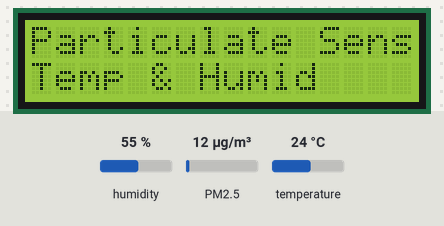
Bench run of a sketch on a simulated ESP8266 (Wemos D1 mini). Parts: 16×2 character LCD. Inputs (shaded band) come from the test bench; at power-on: humidity 55 %, PM2.5 12 µg/m³, temperature 24 °C. WiFi joins after 1.5 s; servers stay silent unless stated; what the sketch prints to the serial monitor is not drawn.

Above: at 1.6 s.
At 6.9 s:
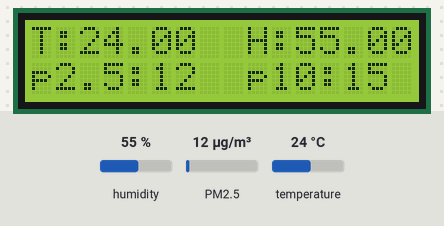

Measured:
- what the display in image 0 shows lasts 5.3 s, from 1.6 s to 6.9 s

The sketch:

WEMOS_OLED_ThingSpeak_SHT21_PMSa005.ino
```cpp
#include <ESP8266WiFi.h>
#include <SHT21.h>
#include <Wire.h>
#include "Adafruit_PM25AQI.h"
#include <SoftwareSerial.h>
#include<LiquidCrystal_I2C.h>

Adafruit_PM25AQI aqi = Adafruit_PM25AQI();
SoftwareSerial pmSerial(2, 3);
SHT21 sht;
LiquidCrystal_I2C lcd(0x27, 16, 2);

// Wi-Fi Settings
const char* ssid = "YOUR_SSID"; // your wireless network name (SSID)
const char* password = "YOUR_PASSWORD"; // your Wi-Fi network password

WiFiClient client;

// ThingSpeak Settings
const int channelID = 1526988;
String writeAPIKey = "YOUR_API_THINGSPEAK"; // write API key for your ThingSpeak Channel
const char* apiKey = "api.thingspeak.com";
const int postingInterval = 15000; // 60 will post data for 20 sec in thingspeak

void setup() {
  lcd.init();
  lcd.backlight();
  Wire.begin();
  Serial.begin(115200);
  pmSerial.begin(9600);
  WiFi.begin(ssid, password);
  while (WiFi.status() != WL_CONNECTED) {
    delay(500);
  }
  if (! aqi.begin_UART(&pmSerial)) {
    Serial.println("Could not find PM 2.5 sensor!");
    while (1) delay(10);
  }

  Serial.println("PM25 found!");
  lcd.print("Particulate Sense");
  lcd.setCursor(0,1);
  lcd.print("Temp & Humid");
  delay(5000);
}

void loop() {

  PM25_AQI_Data data;

  if (! aqi.read(&data)) {
    Serial.println("Could not read from AQI");
    delay(500);  // try again in a bit!
    return;
  }

  if (client.connect(apiKey, 80)) {

    float t = sht.getTemperature();
    float h = sht.getHumidity();

    String body = "GET /update?api_key=";
    body += apiKey;
    body += "&field1=";
    body += String(t);
    body += apiKey;
    body += "&field2=";
    body += String(h);
    body += apiKey;
    body += "&field3=";
    body += String(data.pm10_standard);
    body += apiKey;
    body += "&field4=";
    body += String(data.pm10_standard);
    body += apiKey;
    body += "&field5=";
    body += String(data.pm25_standard);
    body += apiKey;
    body += "&field6=";
    body += String(data.pm100_standard);
    body += apiKey;
    body += "&field7=";
    body += String(data.pm10_env);
    body += apiKey;
    body += "&field8=";
    body += String(data.pm100_env);
    body += "\r\n\r\n";


    client.println("POST /update HTTP/1.1");
    client.println("Host: api.thingspeak.com");
    client.println("User-Agent: ESP8266 (nothans)/1.0");
    client.println("Connection: close");
    client.println("X-THINGSPEAKAPIKEY: " + writeAPIKey);
    client.println("Content-Type: application/x-www-form-urlencoded");
    client.println("Content-Length: " + String(body.length()));
    client.println("");
    client.print(body);

    Serial.println(F("---------------------------------------"));
    Serial.println(F("Concentration Units (standard)"));
    Serial.println(F("---------------------------------------"));
    Serial.print(F("PM 1.0: ")); Serial.print(data.pm10_standard);
    Serial.print(F("\t\tPM 2.5: ")); Serial.print(data.pm25_standard);
    Serial.print(F("\t\tPM 10: ")); Serial.println(data.pm100_standard);
    Serial.println(F("Concentration Units (environmental)"));
    Serial.println(F("---------------------------------------"));
    Serial.print(F("PM 1.0: ")); Serial.print(data.pm10_env);
    Serial.print(F("\t\tPM 2.5: ")); Serial.print(data.pm25_env);
    Serial.print(F("\t\tPM 10: ")); Serial.println(data.pm100_env);
    Serial.println(F("---------------------------------------"));

    lcd.clear();
    lcd.setCursor(0,0); //set coursor Column (1-16) and row (1-2)
    lcd.print("T:");
    lcd.setCursor(2,0);
    lcd.print(t);

    lcd.setCursor(9,0);
    lcd.print("H:");
    lcd.setCursor(11,0);
    lcd.print(h);

    lcd.setCursor(0,1);
    lcd.print("p2.5:");
    lcd.setCursor(5,1);
    lcd.print(data.pm25_standard); // PM2.5 standard

    lcd.setCursor(9,1);
    lcd.print("p10:");
    lcd.setCursor(13,1);
    lcd.print(data.pm100_standard); // PM10 standard
  }
  client.stop();
  delay(postingInterval); // wait and post again
}
```
